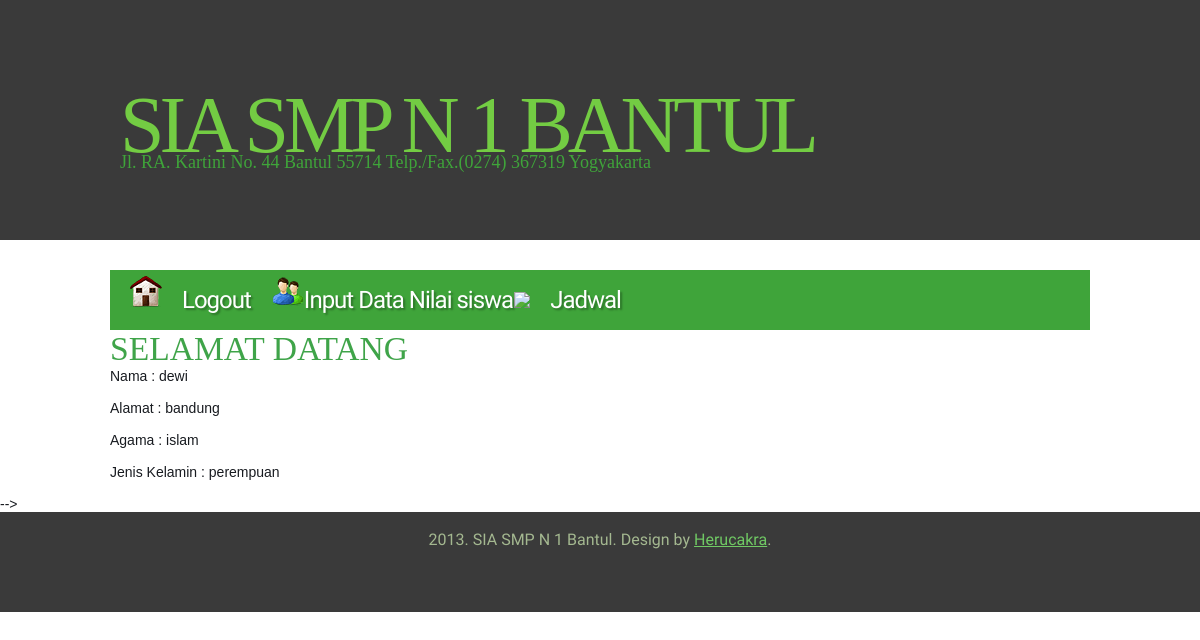
Page /utama_guru.php (signed in) on the committed database.
### tables this page shows
CREATE TABLE IF NOT EXISTS `guru` (
  `nip` varchar(20) NOT NULL,
  `nm_guru` varchar(30) NOT NULL,
  `pass_guru` varchar(20) NOT NULL,
  `jk` varchar(10) NOT NULL,
  `agama` varchar(10) NOT NULL,
  `alamat` text NOT NULL,
  PRIMARY KEY (`nip`)
);

### utama_guru.php (the view, shortened to what this page needs)
<html>
<head>
<link href="style.css" rel="stylesheet" type="text/css" media="screen" />
</head>
<body>
<div id="wrapper">
	<div id="header-wrapper">
		<div id="header">
			<div id="logo">
				<h1><a href="#">SIA SMP N 1 Bantul</a></h1>
				<p>Jl. RA. Kartini No. 44 Bantul 55714 Telp./Fax.(0274) 367319 Yogyakarta</p>
			</div>
		</div>
	</div>
	<div id="menu-wrapper">
		<ul id="menu">
		<li><a href="logout.php"><img src ="images/home.png" /><span>Logout</span></a></li>
		<li><a href="data_nilai.php"><img src ="images/users.png" />Input Data Nilai siswa</a>
		<li><a href="jadwal.php"><img src ="images/cal.png" /><span>Jadwal</span></a></li>
		</ul>
	</div>
	<div id="page">
		<h2 class="title">SELAMAT DATANG</h2>
			<?
$nip = $_SESSION['nip'];
$sql="select * from guru where nip='$nip'";
$hasil=mysql_query($sql);
while($row=mysql_fetch_array($hasil)){
echo "Nama : ".$row['nm_guru'];
echo "<br>";
echo "<br>Alamat : ".$row['alamat'];
echo "<br>";
echo "<br>Agama : ".$row['agama'];
echo "<br>";
echo "<br>Jenis Kelamin : ".$row['jk'];
echo "<br>";
}
?>
		<div style="clear: both;">&nbsp;</div>
	</div>
</div> -->
<div id="footer">
	<p>2013. SIA SMP N 1 Bantul. Design by <a href="http://www.smpn1bantul.net">Herucakra</a>.</p>
</div>
</body>
</html>

### style.css (style rules this page uses)
body { margin: 0; padding: 0; background: #FFFFFF; font-family: Arial, Helvetica, sans-serif; font-size: 14px; color: #181B20; }
h1, h2, h3 { margin: 0px; padding: 0px; font-family: 'Arvo', serif; font-weight: 400; color: #3FA449; }
h1 { font-size: 2em; }
h2 { font-size: 2.4em; }
p, ul, ol { margin-top: 0; line-height: 180%; }
a { text-decoration: none; color: #9C9A9A; }
#wrapper { margin: 0 auto; padding: 0; }
#header-wrapper { height: 240px; background: #3A3A3A; margin-bottom: 30px; }
#header { width: 960px; height: 240px; margin: 0 auto; }
#logo { width: 980px; height: 100px; margin: 0px auto; padding: 80px 0px 0px 0px; color: #3FA43A; }
#logo h1, #logo p { display: block; margin: 0px; padding: 0px; }
#logo h1 { letter-spacing: -5px; text-align: left; text-transform: uppercase; font-size: 80px; color: #3FA43A; }
#logo h1 a { color: #73CC43; }
#logo p { margin-top: -25px; text-align: left; font-family: 'Arvo', serif; font-size: 18px; }
#logo a { border: none; background: none; text-decoration: none; color: #3FA43A; }
#menu-wrapper { width: 980px; height: 60px; margin: 0px auto; padding: 0px; background: #3FA43A; }
#menu { margin: 0; padding: 0px 20px; list-style: none; line-height: 60px; letter-spacing: -1px; text-decoration: none; text-shadow: 2px 2px 2px rgba(0,0,0,.3); font-family: 'Abel', sans-serif; font-size: 24px; font-weight: normal; color: #FFFFFF; }
#menu li { float: left; margin-right: 1px; }
#menu a { display: block; float: left; height: 60px; margin: 0px; color: #FFFFFF; }
#menu span { padding: 0px 20px; }
#page { width: 980px; margin: 0px auto; padding: 0px; }
#footer { height: 100px; background: #3A3A3A; }
#footer p { margin: 0; padding-top: 18px; line-height: normal; text-align: center; font-family: 'Abel', sans-serif; font-size: 16px; color: #A4B890; }
#footer a { text-decoration: underline; color: #70C964; }

### rows in the picture
guru: nm_guru "dewi", alamat "bandung", agama "islam", jk "perempuan"
